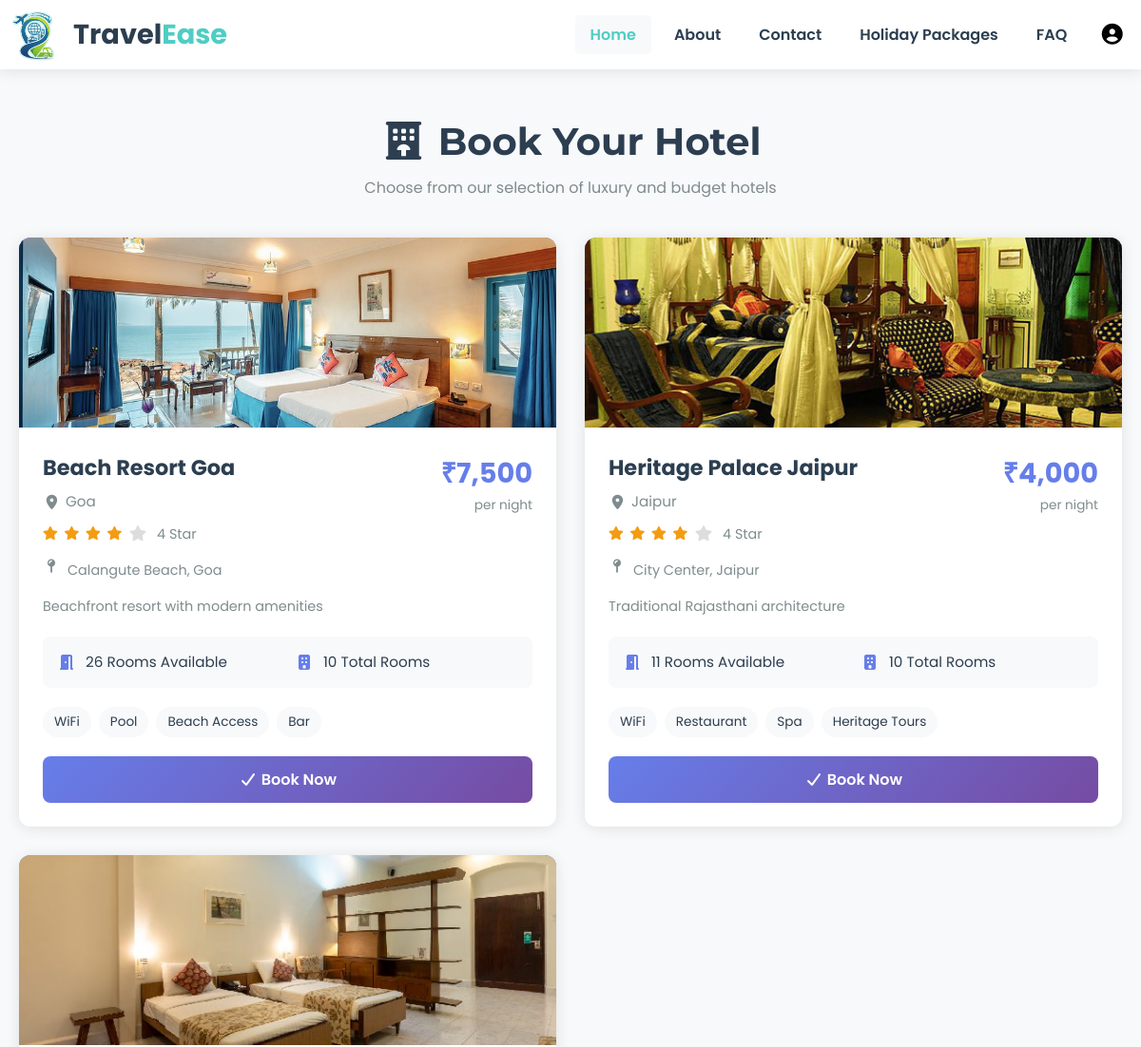
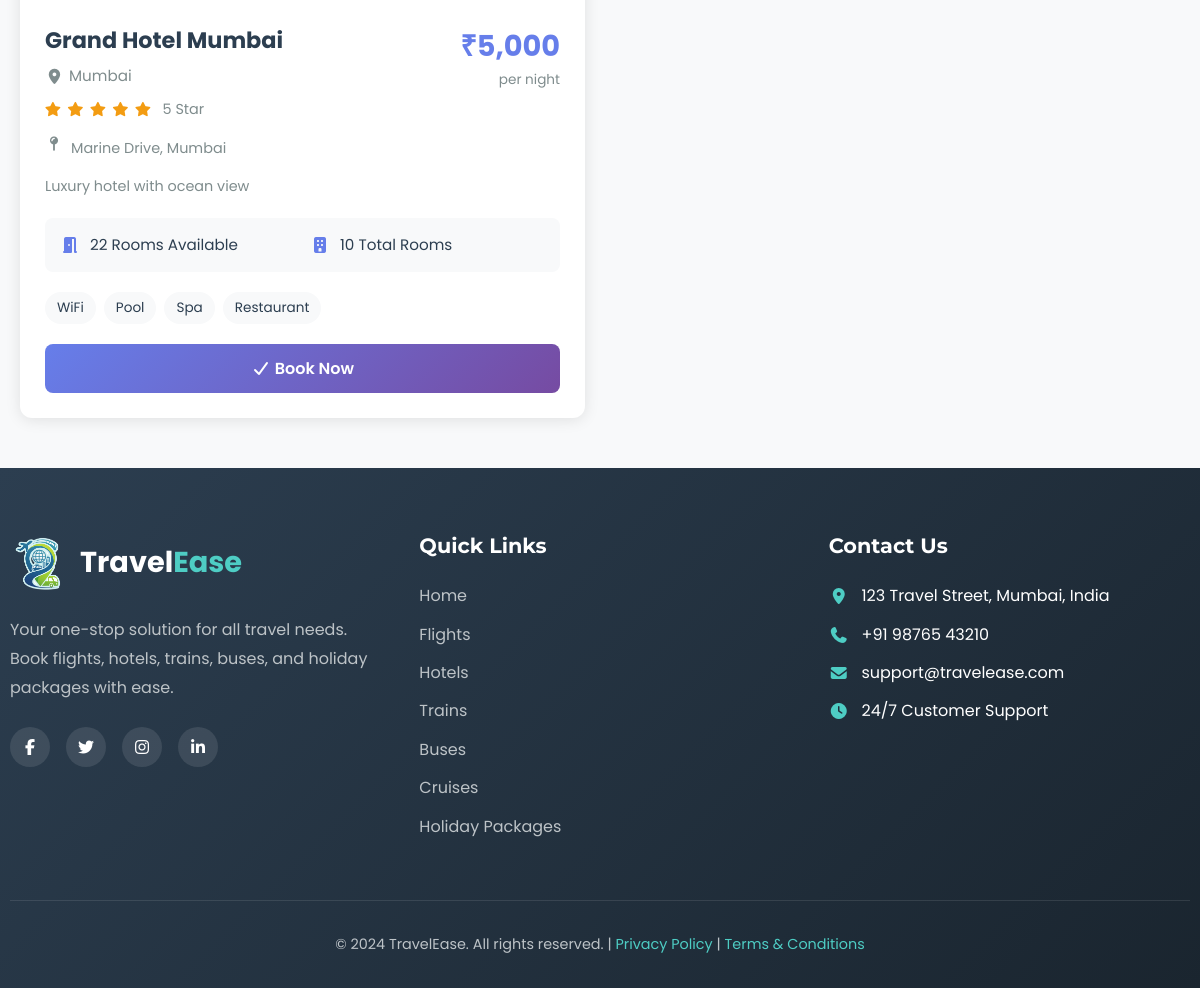
/hotelbook.php, run on the app's committed database (2 pictures, top to bottom).
### tables this page shows
CREATE TABLE IF NOT EXISTS `hotels` (
  `id` int NOT NULL AUTO_INCREMENT,
  `name` varchar(200) NOT NULL,
  `city` varchar(100) NOT NULL,
  `address` text,
  `star_rating` int DEFAULT '3',
  `price_per_night` decimal(10,2) NOT NULL,
  `available_rooms` int DEFAULT '10',
  `total_rooms` int DEFAULT '10',
  `amenities` text,
  `description` text,
  `image_url` varchar(500) DEFAULT NULL,
  `status` enum('active','inactive') DEFAULT 'active',
  `created_at` timestamp NOT NULL DEFAULT CURRENT_TIMESTAMP,
  `updated_at` timestamp NOT NULL DEFAULT CURRENT_TIMESTAMP ON UPDATE CURRENT_TIMESTAMP,
  PRIMARY KEY (`id`)
);

### hotelbook.php (the view, shortened to what this page needs)
<?php
include "db.php";
$sql = "SELECT * FROM hotels WHERE status='active' AND available_rooms > 0 ORDER BY city, star_rating DESC";
$result = mysqli_query($conn, $sql);
$hotels = [];
while($row = mysqli_fetch_assoc($result)) {
    $hotels[] = $row;
}
?>
<!DOCTYPE html>
<html lang="en">
<head>
    <link rel="stylesheet" href="css/style.css">
    <link rel="stylesheet" href="css/all.min.css">
</head>
<body>
    <?php include 'includes/navbar.php'; ?>
    <div class="booking-container">
        <div class="page-header">
            <h1><i class="fas fa-hotel"></i> Book Your Hotel</h1>
            <p style="color: #7f8c8d;">Choose from our selection of luxury and budget hotels</p>
        </div>
        <?php if(count($hotels) > 0): ?>
            <div class="hotels-grid">
                <?php foreach($hotels as $hotel): ?>
                    <div class="hotel-card">
                        <div class="hotel-image">
                            <?php if(!empty($hotel['image_url'])): ?>
                                <img src="<?php echo htmlspecialchars($hotel['image_url']); ?>" alt="<?php echo htmlspecialchars($hotel['name']); ?>">
                            <?php else: ?>
                                <i class="fas fa-hotel"></i>
                            <?php endif; ?>
                        </div>
                        <div class="hotel-content">
                            <div class="hotel-header">
                                <div style="flex: 1;">
                                    <div class="hotel-name"><?php echo htmlspecialchars($hotel['name']); ?></div>
                                    <div class="hotel-location">
                                        <i class="fas fa-map-marker-alt"></i>
                                        <?php echo htmlspecialchars($hotel['city']); ?>
                                    </div>
                                    <div class="hotel-rating">
                                        <?php
                                        $stars = $hotel['star_rating'];
                                        for($i = 0; $i < 5; $i++):
                                        ?>
                                            <i class="fas fa-star <?php echo $i < $stars ? 'stars' : ''; ?>" style="color: <?php echo $i < $stars ? '#f39c12' : '#ddd'; ?>;"></i>
                                        <?php endfor; ?>
                                        <span style="margin-left: 5px; color: #7f8c8d; font-size: 0.9rem;"><?php echo $stars; ?> Star</span>
                                    </div>
                                </div>
                                <div class="hotel-price">
                                    <div class="price-amount">₹<?php echo number_format($hotel['price_per_night'], 0); ?></div>
                                    <div class="price-label">per night</div>
                                </div>
                            </div>
                            <?php if(!empty($hotel['address'])): ?>
                                <div class="hotel-address">
                                    <i class="fas fa-map-pin"></i>
                                    <span><?php echo htmlspecialchars($hotel['address']); ?></span>
                                </div>
                            <?php endif; ?>
                            <?php if(!empty($hotel['description'])): ?>
                                <div class="hotel-description">
                                    <?php echo htmlspecialchars(substr($hotel['description'], 0, 120)); ?>
                                </div>
                            <?php endif; ?>
                            <div class="hotel-details">
                                <div class="detail-item">
                                    <i class="fas fa-door-open"></i>
                                    <span><?php echo $hotel['available_rooms']; ?> Rooms Available</span>
                                </div>
                                <div class="detail-item">
                                    <i class="fas fa-building"></i>
                                    <span><?php echo $hotel['total_rooms']; ?> Total Rooms</span>
                                </div>
                            </div>
                            <?php if(!empty($hotel['amenities'])): ?>
                                <div class="hotel-amenities">
                                    <?php
                                    $amenities = explode(',', $hotel['amenities']);
                                    foreach(array_slice($amenities, 0, 4) as $amenity):
                                    ?>
                                        <span class="amenity-tag"><?php echo htmlspecialchars(trim($amenity)); ?></span>
                                    <?php endforeach; ?>
                                </div>
                            <?php endif; ?>
                            <a href="booking.php?type=hotel&id=<?php echo $hotel['id']; ?>" class="btn-book-hotel" style="margin-top: 20px;">
                                <i class="fas fa-check"></i> Book Now
                            </a>
                        </div>
                    </div>
                <?php endforeach; ?>
            </div>
        <?php endif; ?>
    </div>
    <?php include 'includes/footer.php'; ?>
</body>
</html>

### css/style.css (style rules this page uses)
* { margin: 0; padding: 0; box-sizing: border-box; }
html { scroll-behavior: smooth; }
body { font-family: 'Poppins', sans-serif; line-height: 1.6; color: #333; background-color: #f8f9fa; overflow-x: hidden; }
h1, h2, h3, h4 { font-family: 'Montserrat', sans-serif; font-weight: 700; line-height: 1.3; }
.stars { color: #f6ad55; font-size: 1rem; letter-spacing: 2px; }
.stars { color: #ffb400; font-size: 14px; }

### hotelbook.php (style rules this page uses)
.booking-container { max-width: 1400px; margin: 30px auto; padding: 20px; }
.page-header { text-align: center; margin-bottom: 40px; }
.page-header h1 { font-size: 2.5rem; color: #2c3e50; margin-bottom: 10px; }
.hotels-grid { display: grid; grid-template-columns: repeat(auto-fill, minmax(380px, 1fr)); gap: 30px; margin-top: 30px; }
.hotel-card { background: white; border-radius: 12px; overflow: hidden; box-shadow: 0 2px 15px rgba(0,0,0,0.1); transition: transform 0.3s, box-shadow 0.3s; }
.hotel-image { width: 100%; height: 200px; background: linear-gradient(135deg, #667eea 0%, #764ba2 100%); display: flex; align-items: center; justify-content: center; color: white; font-size: 3rem; }
.hotel-image img { width: 100%; height: 100%; object-fit: cover; }
.hotel-content { padding: 25px; }
.hotel-header { display: flex; justify-content: space-between; align-items: start; margin-bottom: 15px; }
.hotel-name { font-size: 1.4rem; font-weight: 700; color: #2c3e50; margin-bottom: 5px; }
.hotel-location { color: #7f8c8d; font-size: 0.95rem; display: flex; align-items: center; gap: 5px; margin-bottom: 10px; }
.hotel-rating { display: flex; align-items: center; gap: 5px; }
.stars { color: #f39c12; }
.hotel-price { text-align: right; }
.price-amount { font-size: 1.8rem; font-weight: 700; color: #667eea; }
.price-label { font-size: 0.85rem; color: #7f8c8d; }
.hotel-address { color: #7f8c8d; font-size: 0.9rem; margin-bottom: 15px; display: flex; align-items: start; gap: 8px; }
.hotel-amenities { display: flex; flex-wrap: wrap; gap: 8px; margin-top: 15px; }
.amenity-tag { background: #f8f9fa; padding: 5px 12px; border-radius: 20px; font-size: 0.85rem; color: #2c3e50; }
.hotel-details { display: grid; grid-template-columns: repeat(2, 1fr); gap: 15px; margin: 20px 0; padding: 15px; background: #f8f9fa; border-radius: 8px; }
.detail-item { display: flex; align-items: center; gap: 10px; }
.detail-item i { color: #667eea; width: 20px; }
.detail-item span { color: #2c3e50; font-size: 0.95rem; }
.btn-book-hotel { width: 100%; background: linear-gradient(135deg, #667eea 0%, #764ba2 100%); color: white; padding: 12px 20px; border: none; border-radius: 8px; font-size: 1rem; font-weight: 600; cursor: pointer; transition: transform 0.3s; text-decoration: none; display: block; text-align: center; }
.hotel-description { color: #7f8c8d; font-size: 0.9rem; line-height: 1.6; margin-top: 10px; }

### data on the page
hotels: image_url (picture), name "Beach Resort Goa", city "Goa", star_rating "4", price_per_night "7,500", address "Calangute Beach, Goa", description "Beachfront resort with modern amenities", available_rooms "26", total_rooms "10", amenities "WiFi", amenities "Pool", amenities "Beach Access", amenities "Bar"
hotels: image_url (picture), name "Heritage Palace Jaipur", city "Jaipur", star_rating "4", price_per_night "4,000", address "City Center, Jaipur", description "Traditional Rajasthani architecture", available_rooms "11", total_rooms "10", amenities "WiFi", amenities "Restaurant", amenities "Spa", amenities "Heritage Tours"
hotels: image_url (picture), name "Grand Hotel Mumbai", city "Mumbai", star_rating "5", price_per_night "5,000", address "Marine Drive, Mumbai", description "Luxury hotel with ocean view", available_rooms "22", total_rooms "10", amenities "WiFi", amenities "Pool", amenities "Spa", amenities "Restaurant"
